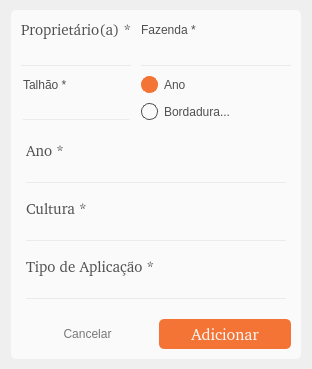
<?xml version="1.0" encoding="UTF-8"?>
<ui version="4.0">
 <class>Form</class>
 <widget class="QWidget" name="Form">
  <property name="geometry">
   <rect>
    <x>0</x>
    <y>0</y>
    <width>312</width>
    <height>369</height>
   </rect>
  </property>
  <property name="windowTitle">
   <string>Form</string>
  </property>
  <layout class="QHBoxLayout" name="horizontalLayout">
   <property name="spacing">
    <number>0</number>
   </property>
   <property name="leftMargin">
    <number>5</number>
   </property>
   <property name="topMargin">
    <number>5</number>
   </property>
   <property name="rightMargin">
    <number>5</number>
   </property>
   <property name="bottomMargin">
    <number>5</number>
   </property>
   <item>
    <widget class="QFrame" name="frame">
     <property name="maximumSize">
      <size>
       <width>300</width>
       <height>400</height>
      </size>
     </property>
     <property name="styleSheet">
      <string notr="true"/>
     </property>
     <property name="frameShape">
      <enum>QFrame::NoFrame</enum>
     </property>
     <property name="frameShadow">
      <enum>QFrame::Raised</enum>
     </property>
     <layout class="QHBoxLayout" name="horizontalLayout_2">
      <property name="spacing">
       <number>0</number>
      </property>
      <property name="leftMargin">
       <number>5</number>
      </property>
      <property name="topMargin">
       <number>5</number>
      </property>
      <property name="rightMargin">
       <number>5</number>
      </property>
      <property name="bottomMargin">
       <number>5</number>
      </property>
      <item>
       <widget class="QFrame" name="frame_2">
        <property name="enabled">
         <bool>true</bool>
        </property>
        <property name="styleSheet">
         <string notr="true">#frame_2{
	background-color: rgb(250, 250, 250);
	border-radius: 5px;
}

QLabel{
	color: rgb(80, 80, 80);
	font: 11pt url(:/plugins/StaraMaps/Roboto-Regular.ttf);
}
QLabel:disabled{
	color: rgb(255, 0, 0);
}
QRadioButton{
	font: 11pt url(:/plugins/StaraMaps/Roboto-Regular.ttf);
}


QLineEdit{
	border: none;
	border-bottom: 1px solid;
	border-bottom-color: rgb(235, 235, 235);
	background-color: rgb(250, 250, 250);
	font: 10pt url(:/plugins/StaraMaps/Roboto-Regular.ttf);
}

QLineEdit::hover{
	border-bottom: 2px solid;
	border-bottom-color: rgb(225, 225, 225);
}

QLineEdit:focus{
	border-bottom-color: rgb(243, 116, 53);
}

QLineEdit:disabled{
	background-color: rgb(230, 230, 230);
}



</string>
        </property>
        <property name="frameShape">
         <enum>QFrame::NoFrame</enum>
        </property>
        <property name="frameShadow">
         <enum>QFrame::Raised</enum>
        </property>
        <layout class="QVBoxLayout" name="verticalLayout_7">
         <property name="spacing">
          <number>5</number>
         </property>
         <property name="leftMargin">
          <number>5</number>
         </property>
         <property name="topMargin">
          <number>5</number>
         </property>
         <property name="rightMargin">
          <number>5</number>
         </property>
         <property name="bottomMargin">
          <number>5</number>
         </property>
         <item>
          <layout class="QFormLayout" name="formLayout">
           <property name="sizeConstraint">
            <enum>QLayout::SetDefaultConstraint</enum>
           </property>
           <property name="labelAlignment">
            <set>Qt::AlignCenter</set>
           </property>
           <property name="formAlignment">
            <set>Qt::AlignHCenter|Qt::AlignTop</set>
           </property>
           <property name="horizontalSpacing">
            <number>10</number>
           </property>
           <property name="verticalSpacing">
            <number>10</number>
           </property>
           <property name="leftMargin">
            <number>5</number>
           </property>
           <property name="topMargin">
            <number>5</number>
           </property>
           <property name="rightMargin">
            <number>5</number>
           </property>
           <property name="bottomMargin">
            <number>5</number>
           </property>
           <item row="0" column="0">
            <layout class="QVBoxLayout" name="verticalLayout">
             <item>
              <widget class="QLabel" name="proLabel">
               <property name="enabled">
                <bool>true</bool>
               </property>
               <property name="font">
                <font>
                 <family>:/plugins/StaraMaps/Roboto-Regular.ttf</family>
                 <pointsize>11</pointsize>
                 <weight>50</weight>
                 <italic>false</italic>
                 <bold>false</bold>
                </font>
               </property>
               <property name="styleSheet">
                <string notr="true"/>
               </property>
               <property name="text">
                <string>Proprietário(a) *</string>
               </property>
              </widget>
             </item>
             <item>
              <widget class="QLineEdit" name="proLineEdit">
               <property name="enabled">
                <bool>true</bool>
               </property>
               <property name="styleSheet">
                <string notr="true">QLineEdit:disabled{
	border: none;
	border-bottom: 1px solid;
	border-bottom-color: rgb(255, 0, 0);
	background-color: rgb(250, 250, 250);
	font: 10pt url(:/plugins/StaraMaps/Roboto-Regular.ttf);
	padding-right: 20px;
}</string>
               </property>
               <property name="text">
                <string/>
               </property>
              </widget>
             </item>
            </layout>
           </item>
           <item row="0" column="1">
            <layout class="QVBoxLayout" name="verticalLayout_2">
             <item>
              <widget class="QLabel" name="farmLabel">
               <property name="styleSheet">
                <string notr="true"/>
               </property>
               <property name="text">
                <string>Fazenda *</string>
               </property>
              </widget>
             </item>
             <item>
              <widget class="QLineEdit" name="farmLineEdit">
               <property name="styleSheet">
                <string notr="true">QLineEdit:disabled{
	border: none;
	border-bottom: 1px solid;
	border-bottom-color: rgb(255, 0, 0);
	background-color: rgb(250, 250, 250);
	font: 10pt url(:/plugins/StaraMaps/Roboto-Regular.ttf);
}</string>
               </property>
              </widget>
             </item>
            </layout>
           </item>
           <item row="1" column="0">
            <layout class="QVBoxLayout" name="verticalLayout_3">
             <item>
              <widget class="QLabel" name="talLabel">
               <property name="styleSheet">
                <string notr="true"/>
               </property>
               <property name="text">
                <string>Talhão *</string>
               </property>
              </widget>
             </item>
             <item>
              <widget class="QLineEdit" name="talLineEdit">
               <property name="styleSheet">
                <string notr="true">QLineEdit:disabled{
	border: none;
	border-bottom: 1px solid;
	border-bottom-color: rgb(255, 0, 0);
	background-color: rgb(250, 250, 250);
	font: 10pt url(:/plugins/StaraMaps/Roboto-Regular.ttf);
}</string>
               </property>
              </widget>
             </item>
            </layout>
           </item>
           <item row="1" column="1">
            <layout class="QVBoxLayout" name="verticalLayout_5">
             <item>
              <widget class="QRadioButton" name="anoRadioButton">
               <property name="styleSheet">
                <string notr="true">QRadioButton{
	border : none;
	color: rgb(80, 80, 80);
}
QRadioButton::indicator{
	border : 1px solid  rgb(80, 80, 80);
	width : 15px;
	height : 15px;
	border-radius :7.5px;
}
QRadioButton::indicator:checked{
	background-color: rgb(243, 116, 53);
	border : 1px solid  rgb(243, 116, 53);
}</string>
               </property>
               <property name="text">
                <string>Ano</string>
               </property>
               <property name="checked">
                <bool>true</bool>
               </property>
              </widget>
             </item>
             <item>
              <widget class="QRadioButton" name="bordRadioButton">
               <property name="styleSheet">
                <string notr="true">QRadioButton{
	border : none;
	color: rgb(80, 80, 80);
}
QRadioButton::indicator{
	border : 1px solid  rgb(80, 80, 80);
	width : 15px;
	height : 15px;
	border-radius :7.5px;
}
QRadioButton::indicator:checked{
	background-color: rgb(243, 116, 53);
	border : 1px solid  rgb(243, 116, 53);
}</string>
               </property>
               <property name="text">
                <string>Bordadura...</string>
               </property>
              </widget>
             </item>
            </layout>
           </item>
          </layout>
         </item>
         <item>
          <widget class="QFrame" name="frame_3">
           <property name="frameShape">
            <enum>QFrame::NoFrame</enum>
           </property>
           <property name="frameShadow">
            <enum>QFrame::Raised</enum>
           </property>
           <layout class="QHBoxLayout" name="horizontalLayout_4">
            <property name="spacing">
             <number>0</number>
            </property>
            <property name="leftMargin">
             <number>0</number>
            </property>
            <property name="topMargin">
             <number>0</number>
            </property>
            <property name="rightMargin">
             <number>0</number>
            </property>
            <property name="bottomMargin">
             <number>0</number>
            </property>
            <item>
             <widget class="QStackedWidget" name="stackedWidget">
              <property name="currentIndex">
               <number>0</number>
              </property>
              <widget class="QWidget" name="page">
               <layout class="QVBoxLayout" name="verticalLayout_11">
                <property name="spacing">
                 <number>5</number>
                </property>
                <property name="leftMargin">
                 <number>5</number>
                </property>
                <property name="topMargin">
                 <number>5</number>
                </property>
                <property name="rightMargin">
                 <number>5</number>
                </property>
                <property name="bottomMargin">
                 <number>5</number>
                </property>
                <item>
                 <layout class="QVBoxLayout" name="verticalLayout_8">
                  <property name="leftMargin">
                   <number>5</number>
                  </property>
                  <property name="topMargin">
                   <number>5</number>
                  </property>
                  <property name="rightMargin">
                   <number>5</number>
                  </property>
                  <property name="bottomMargin">
                   <number>5</number>
                  </property>
                  <item>
                   <widget class="QLabel" name="anoLabel">
                    <property name="font">
                     <font>
                      <family>:/plugins/StaraMaps/Roboto-Regular.ttf</family>
                      <pointsize>11</pointsize>
                      <weight>50</weight>
                      <italic>false</italic>
                      <bold>false</bold>
                     </font>
                    </property>
                    <property name="styleSheet">
                     <string notr="true"/>
                    </property>
                    <property name="text">
                     <string>Ano *</string>
                    </property>
                   </widget>
                  </item>
                  <item>
                   <widget class="QLineEdit" name="anoLineEdit">
                    <property name="styleSheet">
                     <string notr="true">QLineEdit:disabled{
	border: none;
	border-bottom: 1px solid;
	border-bottom-color: rgb(255, 0, 0);
	background-color: rgb(250, 250, 250);
	font: 10pt url(:/plugins/StaraMaps/Roboto-Regular.ttf);
}</string>
                    </property>
                   </widget>
                  </item>
                 </layout>
                </item>
                <item>
                 <layout class="QVBoxLayout" name="verticalLayout_4">
                  <property name="leftMargin">
                   <number>5</number>
                  </property>
                  <property name="topMargin">
                   <number>5</number>
                  </property>
                  <property name="rightMargin">
                   <number>5</number>
                  </property>
                  <property name="bottomMargin">
                   <number>5</number>
                  </property>
                  <item>
                   <widget class="QLabel" name="culLabel">
                    <property name="font">
                     <font>
                      <family>:/plugins/StaraMaps/Roboto-Regular.ttf</family>
                      <pointsize>11</pointsize>
                      <weight>50</weight>
                      <italic>false</italic>
                      <bold>false</bold>
                     </font>
                    </property>
                    <property name="styleSheet">
                     <string notr="true"/>
                    </property>
                    <property name="text">
                     <string>Cultura *</string>
                    </property>
                   </widget>
                  </item>
                  <item>
                   <widget class="QLineEdit" name="culLineEdit">
                    <property name="styleSheet">
                     <string notr="true">QLineEdit:disabled{
	border: none;
	border-bottom: 1px solid;
	border-bottom-color: rgb(255, 0, 0);
	background-color: rgb(250, 250, 250);
	font: 10pt url(:/plugins/StaraMaps/Roboto-Regular.ttf);
}</string>
                    </property>
                   </widget>
                  </item>
                 </layout>
                </item>
                <item>
                 <layout class="QVBoxLayout" name="verticalLayout_9">
                  <property name="leftMargin">
                   <number>5</number>
                  </property>
                  <property name="topMargin">
                   <number>5</number>
                  </property>
                  <property name="rightMargin">
                   <number>5</number>
                  </property>
                  <property name="bottomMargin">
                   <number>5</number>
                  </property>
                  <item>
                   <widget class="QLabel" name="appTyLabel">
                    <property name="font">
                     <font>
                      <family>:/plugins/StaraMaps/Roboto-Regular.ttf</family>
                      <pointsize>11</pointsize>
                      <weight>50</weight>
                      <italic>false</italic>
                      <bold>false</bold>
                     </font>
                    </property>
                    <property name="styleSheet">
                     <string notr="true"/>
                    </property>
                    <property name="text">
                     <string>Tipo de Aplicação *</string>
                    </property>
                   </widget>
                  </item>
                  <item>
                   <widget class="QLineEdit" name="appTyLineEdit">
                    <property name="styleSheet">
                     <string notr="true">QLineEdit:disabled{
	border: none;
	border-bottom: 1px solid;
	border-bottom-color: rgb(255, 0, 0);
	background-color: rgb(250, 250, 250);
	font: 10pt url(:/plugins/StaraMaps/Roboto-Regular.ttf);
}</string>
                    </property>
                   </widget>
                  </item>
                 </layout>
                </item>
               </layout>
              </widget>
              <widget class="QWidget" name="page_2">
               <layout class="QVBoxLayout" name="verticalLayout_10">
                <property name="spacing">
                 <number>0</number>
                </property>
                <property name="leftMargin">
                 <number>5</number>
                </property>
                <property name="topMargin">
                 <number>5</number>
                </property>
                <property name="rightMargin">
                 <number>5</number>
                </property>
                <property name="bottomMargin">
                 <number>5</number>
                </property>
                <item>
                 <layout class="QFormLayout" name="formLayout_2">
                  <property name="horizontalSpacing">
                   <number>10</number>
                  </property>
                  <property name="verticalSpacing">
                   <number>20</number>
                  </property>
                  <property name="topMargin">
                   <number>20</number>
                  </property>
                  <item row="0" column="0">
                   <widget class="QRadioButton" name="bordRadioButtonEdit">
                    <property name="styleSheet">
                     <string notr="true">QRadioButton{
	border : none;
	color: rgb(80, 80, 80);
}
QRadioButton::indicator{
	border : 1px solid  rgb(80, 80, 80);
	width : 15px;
	height : 15px;
	border-radius :7.5px;
}
QRadioButton::indicator:checked{
	background-color: rgb(243, 116, 53);
	border : 1px solid  rgb(243, 116, 53);
}</string>
                    </property>
                    <property name="text">
                     <string>Bordadura *</string>
                    </property>
                    <property name="checked">
                     <bool>true</bool>
                    </property>
                   </widget>
                  </item>
                  <item row="0" column="1">
                   <widget class="QLineEdit" name="bordLineEdit">
                    <property name="enabled">
                     <bool>true</bool>
                    </property>
                    <property name="styleSheet">
                     <string notr="true"/>
                    </property>
                   </widget>
                  </item>
                  <item row="1" column="0">
                   <widget class="QRadioButton" name="lineRadioButton">
                    <property name="styleSheet">
                     <string notr="true">QRadioButton{
	border : none;
	color: rgb(80, 80, 80);
}
QRadioButton::indicator{
	border : 1px solid  rgb(80, 80, 80);
	width : 15px;
	height : 15px;
	border-radius :7.5px;
}
QRadioButton::indicator:checked{
	background-color: rgb(243, 116, 53);
	border : 1px solid  rgb(243, 116, 53);
}</string>
                    </property>
                    <property name="text">
                     <string>Linhas</string>
                    </property>
                    <property name="checked">
                     <bool>false</bool>
                    </property>
                   </widget>
                  </item>
                  <item row="1" column="1">
                   <widget class="QLineEdit" name="lineLineEdit">
                    <property name="enabled">
                     <bool>false</bool>
                    </property>
                    <property name="styleSheet">
                     <string notr="true"/>
                    </property>
                   </widget>
                  </item>
                  <item row="2" column="0">
                   <widget class="QRadioButton" name="pointRadioButton">
                    <property name="styleSheet">
                     <string notr="true">QRadioButton{
	border : none;
	color: rgb(80, 80, 80);
}
QRadioButton::indicator{
	border : 1px solid  rgb(80, 80, 80);
	width : 15px;
	height : 15px;
	border-radius :7.5px;
}
QRadioButton::indicator:checked{
	background-color: rgb(243, 116, 53);
	border : 1px solid  rgb(243, 116, 53);
}</string>
                    </property>
                    <property name="text">
                     <string>Pontos</string>
                    </property>
                    <property name="checked">
                     <bool>false</bool>
                    </property>
                   </widget>
                  </item>
                  <item row="2" column="1">
                   <widget class="QLineEdit" name="pointLineEdit">
                    <property name="enabled">
                     <bool>false</bool>
                    </property>
                    <property name="styleSheet">
                     <string notr="true"/>
                    </property>
                   </widget>
                  </item>
                 </layout>
                </item>
               </layout>
              </widget>
             </widget>
            </item>
           </layout>
          </widget>
         </item>
         <item>
          <layout class="QHBoxLayout" name="horizontalLayout_3">
           <property name="spacing">
            <number>5</number>
           </property>
           <property name="sizeConstraint">
            <enum>QLayout::SetDefaultConstraint</enum>
           </property>
           <property name="leftMargin">
            <number>5</number>
           </property>
           <property name="topMargin">
            <number>5</number>
           </property>
           <property name="rightMargin">
            <number>5</number>
           </property>
           <property name="bottomMargin">
            <number>5</number>
           </property>
           <item>
            <widget class="QPushButton" name="cancelPushButton">
             <property name="minimumSize">
              <size>
               <width>120</width>
               <height>30</height>
              </size>
             </property>
             <property name="styleSheet">
              <string notr="true">QPushButton{
	border: none;
	color: rgb(120, 120, 120);
	font: 12pt url(:/plugins/StaraMaps/Roboto-Regular.ttf);
}

QPushButton::hover{
	color: rgb(100, 100, 100);
}
</string>
             </property>
             <property name="text">
              <string>Cancelar</string>
             </property>
            </widget>
           </item>
           <item>
            <widget class="QPushButton" name="addPushButton">
             <property name="minimumSize">
              <size>
               <width>120</width>
               <height>30</height>
              </size>
             </property>
             <property name="font">
              <font>
               <family>:/plugins/StaraMaps/Roboto-Regular.ttf</family>
               <pointsize>12</pointsize>
               <weight>50</weight>
               <italic>false</italic>
               <bold>false</bold>
              </font>
             </property>
             <property name="styleSheet">
              <string notr="true">QPushButton{
	background-color: rgb(243, 116, 53);
	border: none;	
	color: rgb(250, 250, 250);
	border-radius: 5px;
	font: 12pt url(:/plugins/StaraMaps/Roboto-Regular.ttf);
}

QPushButton::hover{
	background-color: rgb(233, 106, 43);
}

QPushButton::pressed{
	background-color: rgb(223, 96, 33);
}</string>
             </property>
             <property name="text">
              <string>Adicionar</string>
             </property>
            </widget>
           </item>
          </layout>
         </item>
        </layout>
       </widget>
      </item>
     </layout>
    </widget>
   </item>
  </layout>
 </widget>
 <resources/>
 <connections/>
</ui>
